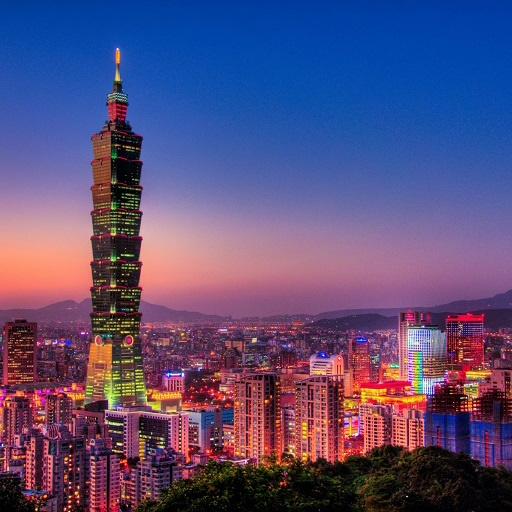
#> input picture target.jpg, 512 x 512 px
$ python main.py
#> lines starting #> are read from the running program, lines starting #| are printed output that depends on the picture
#> in read_image, data is the input picture: shape (512, 512, 3); mean R, G, B 90, 77.4, 120.7
#> call 2 of read_image, with path = 'source.jpg'
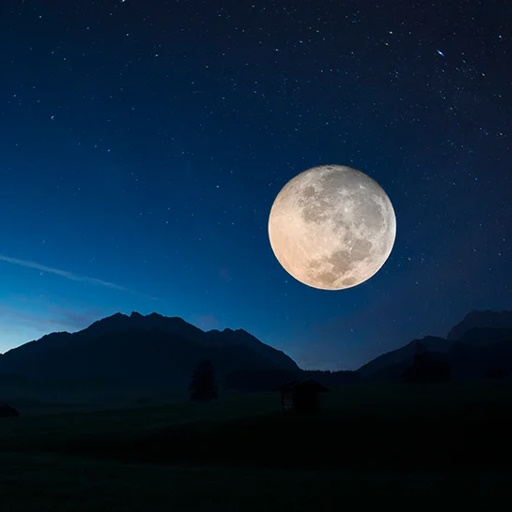
#> input picture source.jpg, 512 x 512 px
#> in read_image, data is the input picture: shape (512, 512, 3); mean R, G, B 14.8, 38.7, 60.8
#> call 3 of read_image, with path = 'mask.jpg'
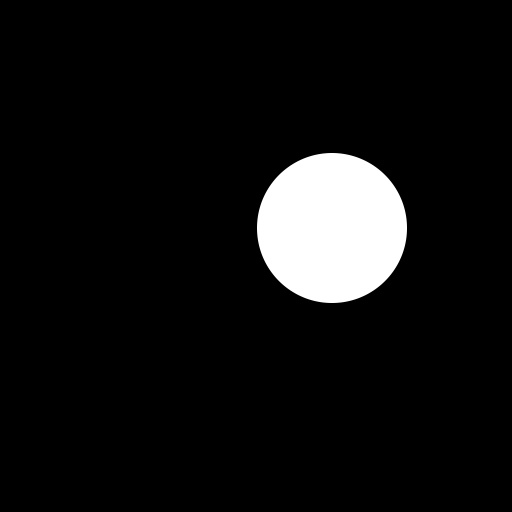
#> input picture mask.jpg, 512 x 512 px
#> in read_image, data is the input picture: shape (512, 512, 3); min 0, max 255, mean 17.2
### blending.py
import typing
import numpy as np
import cv2


class Blending(typing.Protocol):
    def __call__(self, target: np.ndarray, source: np.ndarray, mask: np.ndarray): ...


# SCORE +3: For submitting  YOUR OWN target image, source image, mask image
# SCORE +2: For submitting the output for NaiveBlending and MultiBandBlending

class NaiveBlending(Blending):
    def __call__(self, target: np.ndarray, source: np.ndarray, mask: np.ndarray):
        assert target.ndim == 3
        H, W, C = target.shape
        assert source.shape == (H, W, C)
        assert mask.shape == (H, W)

        mask = mask[:, :, np.newaxis]

        # target -> background
        # source -> object to be added
        # mask -> source mask
        return target * (1 - mask) + source * mask


class MultiBandBlending(Blending):

    def __init__(self, num_levels) -> None:
#> called with num_levels = 9
        super().__init__()
        self.num_levels = num_levels
#> self.num_levels = 9

    def gaussian_pyramid(self, image: np.ndarray) -> typing.List[np.ndarray]:
        # SCORE +2: Generate a Gaussian Pyramid using the input 'image' of shape (H, W)
        # Hint: use cv2.pyrDown
        # Hint: The pyramid goes smaller the higher the index (pyramid[0] is bigger than pyramid[1], large->small)

        # Source: https://github.com/cynricfu/multi-band-blending/blob/master/multi_band_blending.py

        #Create a gaussian pyramid with cv2.pyrDown
        pyramid = [image]
        for i in range(self.num_levels - 1):
            pyramid.append(cv2.pyrDown(pyramid[-1]))

        return pyramid

    def laplacian_pyramid(self, image: np.ndarray) -> typing.List[np.ndarray]:
        # SCORE +4: Generate a Gaussian Pyramid using the input 'image' of shape (H, W)
        # Hint: use cv2.pyrDown, and cv2.pyrUp
        # Hint: The pyramid goes smaller the higher the index (pyramid[0] is bigger than pyramid[1], large->small)
        # Hint: Replace 'None' with the correct expression

        # Source: https://github.com/cynricfu/multi-band-blending/blob/master/multi_band_blending.py

        pyramid = []
        current = image.copy()
        for i in range(self.num_levels - 1):
            lowfreq_features = cv2.pyrDown(current)
            lowfreq_features_upsampled = cv2.pyrUp(lowfreq_features, current.shape[1::-1])
            highfreq_features = current - lowfreq_features_upsampled
            pyramid.append(highfreq_features)
            current = lowfreq_features
        pyramid.append(current)
        return pyramid

    def blend_pyramids(self, target_pyramid: typing.List[np.ndarray], source_pyramid: typing.List[np.ndarray], mask_pyramid: typing.List[np.ndarray]) -> typing.List[np.ndarray]:
        # SCORE +1: Blend the features found for each level in the pyramid
        # Hint: See the class NaiveBlending (above)

        # Sources:
        # - this file's NaiveBlending class
        # - https://github.com/cynricfu/multi-band-blending/blob/master/multi_band_blending.py

        composites = []
        for target, source, mask in zip(target_pyramid, source_pyramid, mask_pyramid):
            composite = target * (1 - mask) + source * mask  # (Done) Hint: Replace this line with the appropriate expression
            composites.append(composite)
        return composites

    def reconstruct(self, pyramid: typing.List[np.ndarray]) -> np.ndarray:
        # SCORE +1: Combine the different levels of the pyramid to generate one image
        # Hint: Use cv2.pyrUp

        # Source: https://github.com/cynricfu/multi-band-blending/blob/master/multi_band_blending.py

        pyramid = pyramid[::-1]  # invert from (large->small) to (small->large)
        image = pyramid[0]
        for feature in pyramid[1:]:
            image = cv2.pyrUp(image, feature.shape[1::-1])  # (Done) Hint: Replace this line with the appropriate expression
            image += feature
        return image

    def split_channels(self, image: np.ndarray) -> typing.List[np.ndarray]:
        # [6 lines of commented-out code are left out]
        return [image[:, :, i] for i in range(image.shape[2])]  # List comprehension

    def join_channels(self, channels: typing.List[np.ndarray]) -> np.ndarray:
        # SCORE +1: Combine the split channels to a single image of shape (H, W, C)
        # Hint: Use np.stack
        return np.stack(channels, axis=-1)

    def blend_channel(self, target: np.ndarray, source: np.ndarray, mask: np.ndarray):
        assert target.ndim == 2
        H, W = target.shape
        assert source.shape == (H, W)
        assert mask.shape == (H, W)

        target_pyramid = self.laplacian_pyramid(target)
        source_pyramid = self.laplacian_pyramid(source)
        mask_pyramid = self.gaussian_pyramid(mask)

        assert len(target_pyramid) == len(source_pyramid) == len(mask_pyramid) == self.num_levels

        composite_pyramid = self.blend_pyramids(target_pyramid, source_pyramid, mask_pyramid)
        composite = self.reconstruct(composite_pyramid)
        return composite

    def __call__(self, target: np.ndarray, source: np.ndarray, mask: np.ndarray):
        assert target.ndim == 3
        H, W, C = target.shape
#> H = 512; W = 512; C = 3
        assert source.shape == (H, W, C)
        assert mask.shape == (H, W)

        composite_channels = []

        target_channels = self.split_channels(target)
#> target_channels = 3 items
        source_channels = self.split_channels(source)
#> source_channels = 3 items

        assert len(target_channels) == len(source_channels)

        for target_channel, source_channel in zip(target_channels, source_channels):
            composite_channel = self.blend_channel(target_channel, source_channel, mask)
            composite_channels.append(composite_channel)
#> this loop made 3 passes
#> pass 1, in laplacian_pyramid, `current = image.copy()`:
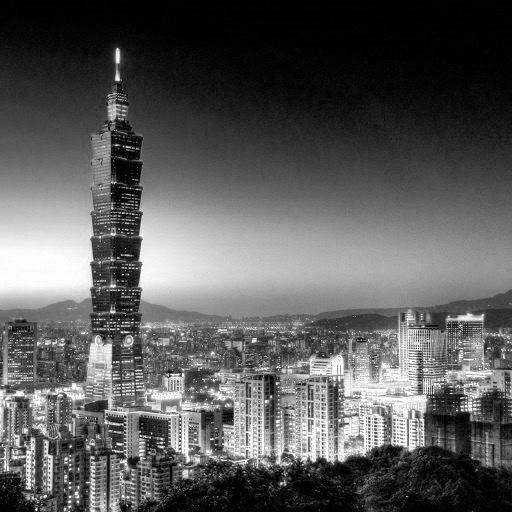
#> current: shape (512, 512) float64; min 0, max 1, mean 0.353
#> pass 1, in blend_channel, `composite = self.reconstruct(composite_pyramid)`:
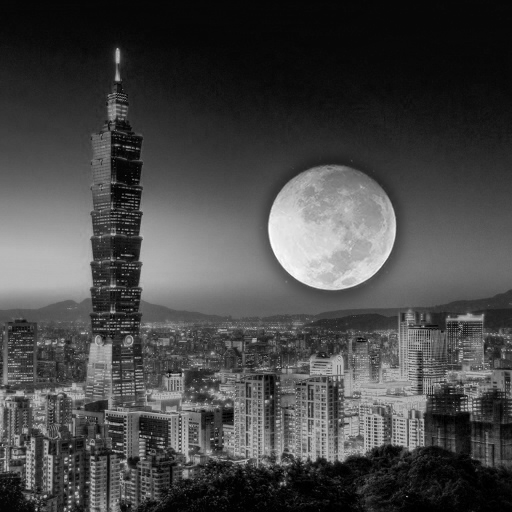
#> composite: shape (512, 512) float64; min -0.0486, max 1.36, mean 0.347; drawn with min black and max white
#> pass 2, in laplacian_pyramid (call 3), `current = image.copy()`:
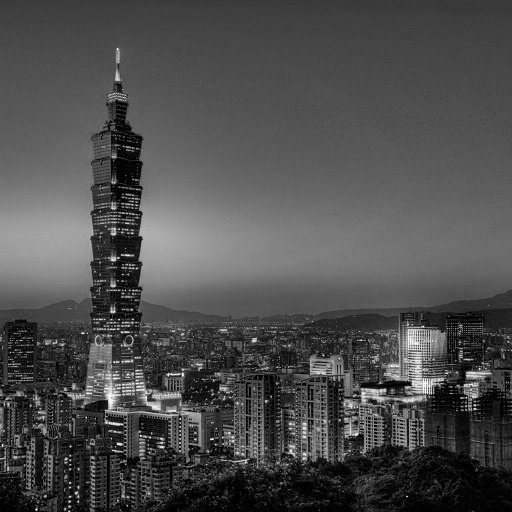
#> current: shape (512, 512) float64; min 0, max 1, mean 0.304
#> after the loop, composite_channels = 3 items

        composite = self.join_channels(composite_channels)
#> in join_channels, `return np.stack(channels, axis=-1)`:
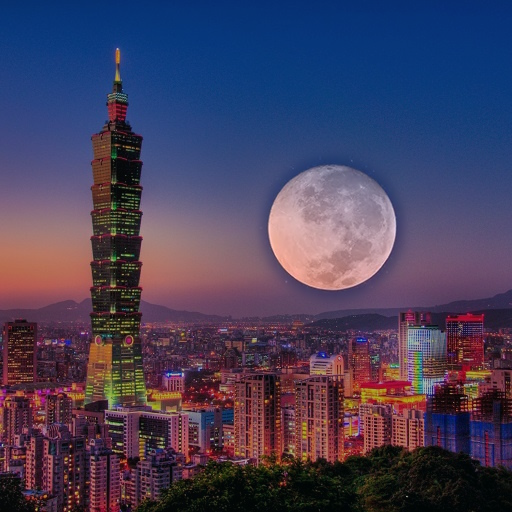
#> returned value: shape (512, 512, 3) float64; mean of channels 0, 1, 2 0.347, 0.308, 0.463; drawn with min black and max white
        return composite

### main.py
import imageio
import numpy as np

import blending

import matplotlib.pyplot as plt


def read_image(path) -> np.ndarray:
    data = imageio.imread(path)
    return np.array(data) / 255


def read_mask(path) -> np.ndarray:
    image = read_image(path)
    return image.mean(axis=2)


def write_image(image: np.ndarray, path):
#> called with path = 'multiband.jpg'
    image = (image - image.min()) / (image.max() - image.min())
    image = image * 255
    image = np.clip(image, 0, 255)
    image = image.astype(np.uint8)
    imageio.imwrite(path, image)


def compute_num_levels(image: np.ndarray):
    h, w, c = image.shape
    return int(np.floor(np.log2(min(h, w))))


if __name__ == "__main__":
    target = read_image("target.jpg")
    source = read_image("source.jpg")
    mask = read_mask("mask.jpg")

    blender = blending.MultiBandBlending(num_levels=compute_num_levels(target))
    composite_multiband = blender(target, source, mask)
    write_image(composite_multiband, "multiband.jpg")

    blender = blending.NaiveBlending()
    composite_naive = blender(target, source, mask)
    write_image(composite_naive, "naive.jpg")

    plt.figure(figsize=(11, 7))
    plt.subplot(2, 3, 1)
    plt.imshow(target)
    plt.title("Target")
    plt.axis("off")
    plt.subplot(2, 3, 2)
    plt.imshow(source)
    plt.title("Source")
    plt.axis("off")
    plt.subplot(2, 3, 3)
    plt.imshow(mask, cmap="gray")
    plt.title("Mask")
    plt.axis("off")
    plt.subplot(2, 3, 4)
    plt.imshow(composite_multiband)
    plt.title("Multiband Blending")
    plt.axis("off")
    plt.subplot(2, 3, 5)
    plt.imshow(composite_naive)
    plt.title("Naive Blending")
    plt.axis("off")
    plt.show()
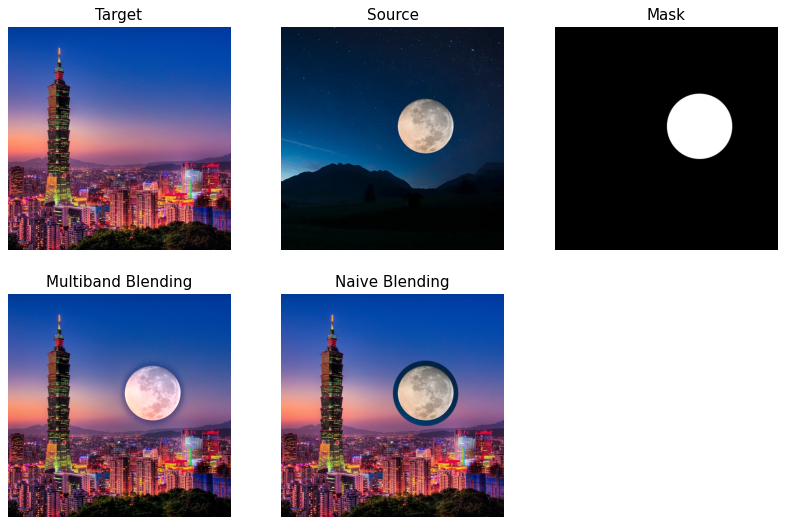
#> figure drawn by matplotlib, 5 panels
